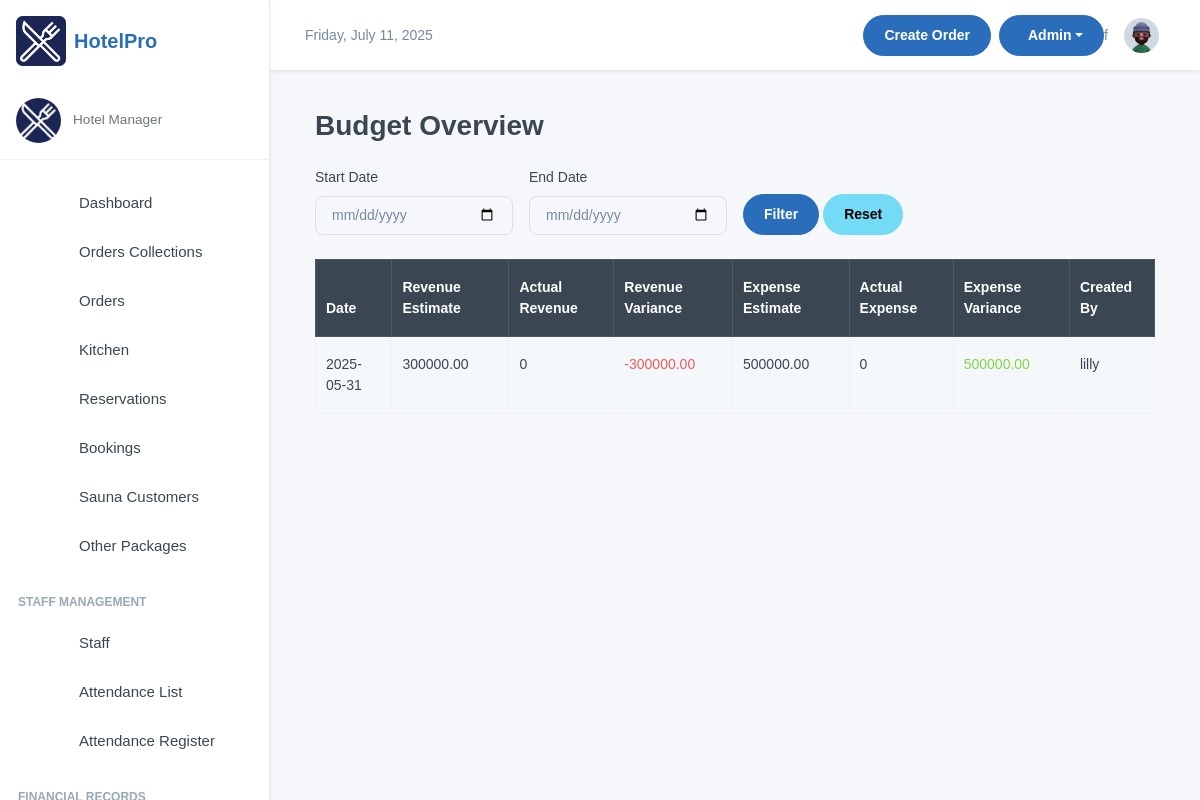
Before: /finance/budgets/ with the older database file.
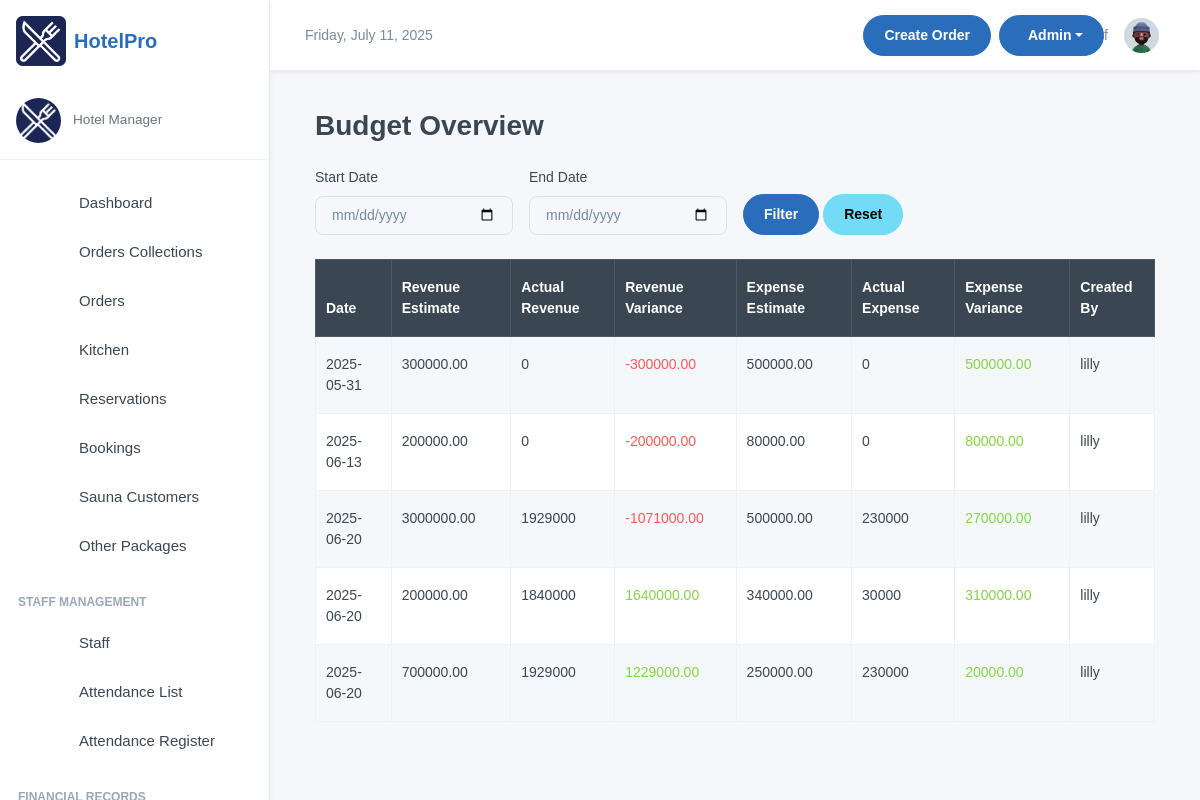
After: the same page with the newer database file.
### finance/models.py (models this page shows, shortened)
class Budget(models.Model):
    MONTH_CHOICES = [(i, i) for i in range(1, 13)]
    month = models.PositiveIntegerField(choices=MONTH_CHOICES)
    year = models.PositiveIntegerField()
    revenue_estimate = models.DecimalField(max_digits=12, decimal_places=2)
    expense_estimate = models.DecimalField(max_digits=12, decimal_places=2)
    created_by = models.ForeignKey(
        settings.AUTH_USER_MODEL,
        on_delete=models.SET_NULL,
        null=True,
        blank=True
    )
    created_at = models.DateTimeField(auto_now_add=True)
    start_date = models.DateField(null=True, blank=True)
    end_date = models.DateField(null=True, blank=True)
    class Meta:
        unique_together = ('month', 'year')
    @property
    def actual_revenue_range(self):
        if self.start_date and self.end_date:
            return Revenue.objects.filter(
                date__range=(self.start_date, self.end_date)
            ).aggregate(total=Sum('amount'))['total'] or 0
        return 0
    @property
    def actual_expense_range(self):
        if self.start_date and self.end_date:
            return Expense.objects.filter(
                date__range=(self.start_date, self.end_date)
            ).aggregate(total=Sum('amount'))['total'] or 0
        return 0
    @property
    def revenue_variance(self):
        return self.actual_revenue_range - self.revenue_estimate
    @property
    def expense_variance(self):
        return self.expense_estimate - self.actual_expense_range

### finance/views.py (the view, shortened to what this page needs)
# urls.py: path('budgets/', views.budget_list, name='budget_list'),
def budget_list(request):
    start_date = request.GET.get('start_date')
    end_date = request.GET.get('end_date')
    budgets = Budget.objects.all()
    return render(request, 'budget_list.html', {
        'budgets': budgets,
    })

### finance/templates/budget_list.html
{% extends 'base.html' %}
{% load static %}
{% block content %}
<div class="container mt-4">
    <h2 class="mb-4">Budget Overview</h2>
    <form method="get" class="row g-3 mb-4">
        <div class="col-md-3">
            <label for="start_date" class="form-label">Start Date</label>
            <input type="date" id="start_date" name="start_date" value="{{ request.GET.start_date }}" class="form-control">
        </div>
        <div class="col-md-3">
            <label for="end_date" class="form-label">End Date</label>
            <input type="date" id="end_date" name="end_date" value="{{ request.GET.end_date }}" class="form-control">
        </div>
        <div class="col-md-3 align-self-end">
            <button type="submit" class="btn btn-primary">Filter</button>
            <a href="{% url 'budget_list' %}" class="btn btn-secondary">Reset</a>
        </div>
    </form>
    <div class="table-responsive">
        <table class="table table-bordered table-striped">
            <thead class="table-dark">
                <tr>
                    <th>Date</th>
                    <th>Revenue Estimate</th>
                    <th>Actual Revenue</th>
                    <th>Revenue Variance</th>
                    <th>Expense Estimate</th>
                    <th>Actual Expense</th>
                    <th>Expense Variance</th>
                    <th>Created By</th>
                </tr>
            </thead>
            <tbody>
                {% for budget in budgets %}
                <tr>
                    <td>{{ budget.created_at|date:"Y-m-d" }}</td>
                    <td>{{ budget.revenue_estimate }}</td>
                    <td>{{ budget.actual_revenue_range }}</td>
                    <td class="{% if budget.revenue_variance < 0 %}text-danger{% else %}text-success{% endif %}">
                        {{ budget.revenue_variance }}
                    </td>
                    <td>{{ budget.expense_estimate }}</td>
                    <td>{{ budget.actual_expense_range }}</td>
                    <td class="{% if budget.expense_variance < 0 %}text-danger{% else %}text-success{% endif %}">
                        {{ budget.expense_variance }}
                    </td>
                    <td>{{ budget.created_by }}</td>
                </tr>
                {% empty %}
                <tr>
                    <td colspan="10" class="text-center">No budgets found for this date range.</td>
                </tr>
                {% endfor %}
            </tbody>
        </table>
    </div>
</div>
{% endblock %}

Changed rows visible on the page:
added Budget: created_at "2025-06-13", revenue_estimate "200000.00", actual_revenue_range "0", revenue_variance "-200000.00", expense_estimate "80000.00", actual_expense_range "0", expense_variance "80000.00", created_by "lilly"
added Budget: created_at "2025-06-20", revenue_estimate "3000000.00", actual_revenue_range "1929000", revenue_variance "-1071000.00", expense_estimate "500000.00", actual_expense_range "230000", expense_variance "270000.00", created_by "lilly"
added Budget: created_at "2025-06-20", revenue_estimate "200000.00", actual_revenue_range "1840000", revenue_variance "1640000.00", expense_estimate "340000.00", actual_expense_range "30000", expense_variance "310000.00", created_by "lilly"
added Budget: created_at "2025-06-20", revenue_estimate "700000.00", actual_revenue_range "1929000", revenue_variance "1229000.00", expense_estimate "250000.00", actual_expense_range "230000", expense_variance "20000.00", created_by "lilly"
